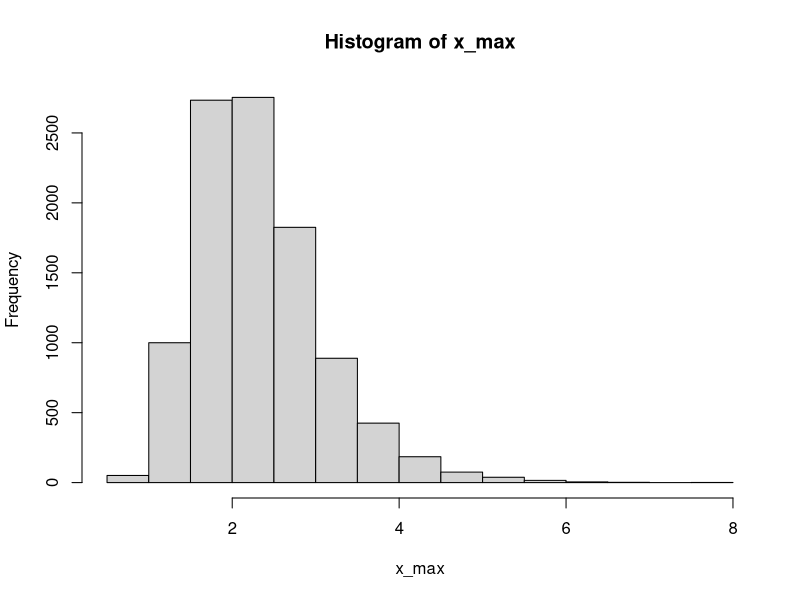

This figure's R source:
# simulates the distribution of the maximum observed value (instead of the x-bar from 
# exp and norm functions) for n = 10 observations from Gamma(alpha=2, beta=1/2)

simulate.gammaMax = function(n, R, alpha, beta) {
      x_max = rep(NA, R)
      
      for(i in 1:R) {
            x = rgamma(n=n, shape=alpha, scale=beta)
            x_max[i] = max(x)
      }
      hist(x_max)
      
      cat("sim.max = ", mean(x_max), "\n") #, "\ttheoretical.mean =", mu,"\n") ???
      
      return(invisible(x_max))
}


simulate.gammaMax(n=10, R=10000, alpha=2, beta=1/2) # this is chisquare df = 1
